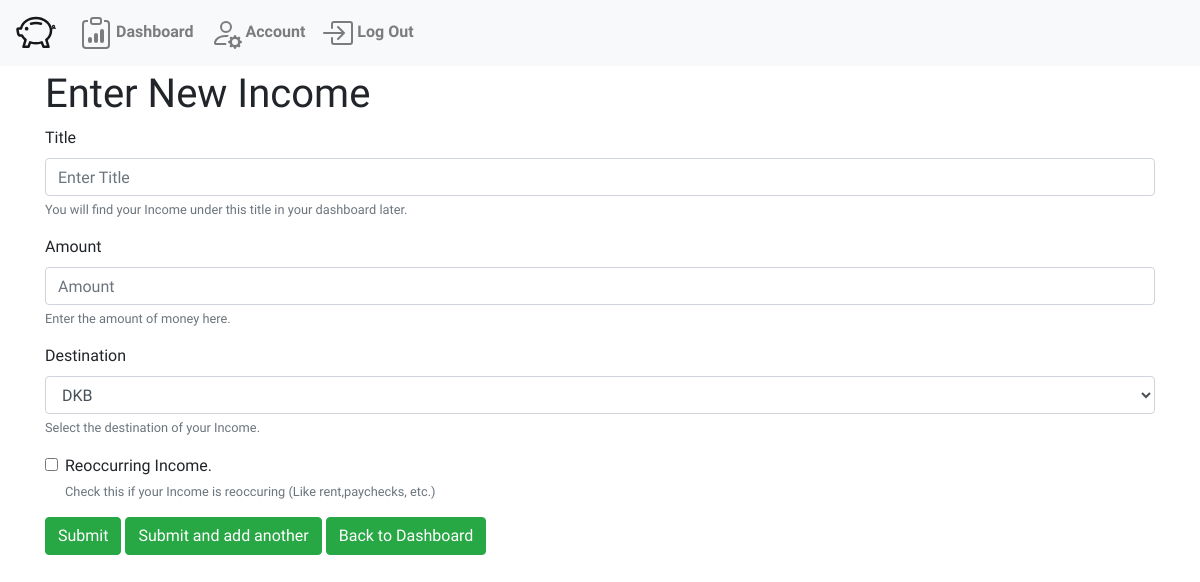
The app's page /incomeForm (signed in), older data.
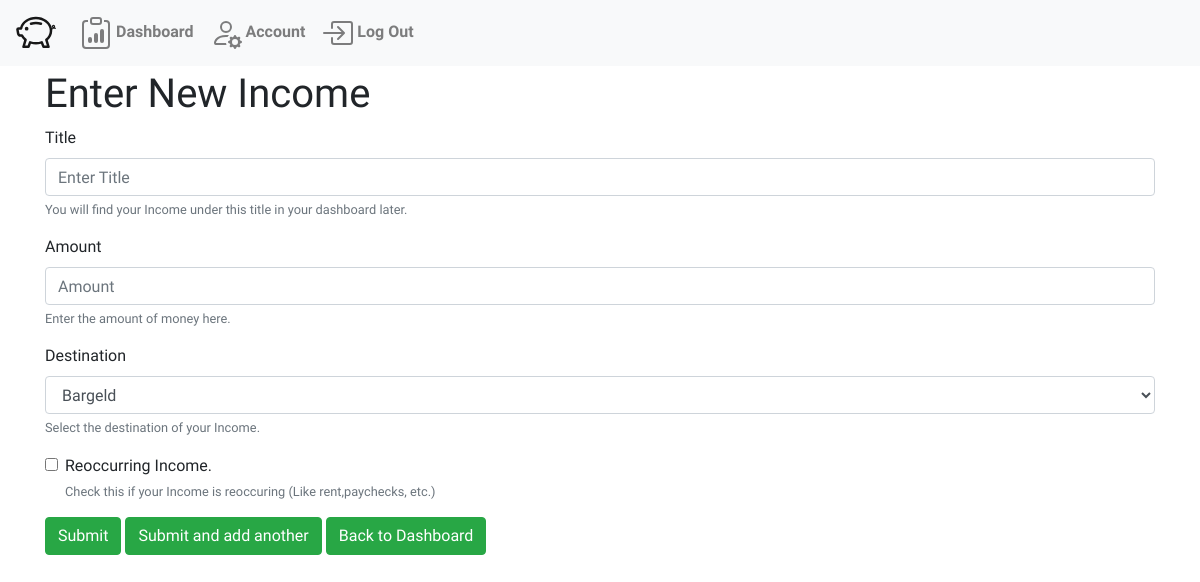
The same page, newer data.
### WalletWise/models.py (models this page shows, shortened)
class Funds(models.Model):
    budget = models.ForeignKey("MonthBudget",related_name="funds", on_delete=models.CASCADE)
    title = models.CharField(max_length=64)
    amount = models.DecimalField(decimal_places=2, max_digits=20)
    defaultOwner = models.ForeignKey("User", related_name="defaultFunds", on_delete=models.DO_NOTHING, default=None, null=True)

### WalletWise/views.py (the view)
# urls.py: path("incomeForm", views.incomeForm, name="incomeForm"),
def incomeForm(request):
    user = request.user
    budget= MonthBudget.objects.filter(dashboard__owner=user, date__month=datetime.datetime.now().month)[0]
    opennedBefore = user.dashboard.openned_before
    balances = list(Funds.objects.filter(budget=budget))
    try:
        defaultFund = user.defaultFunds.all()[0]
        balances.remove(defaultFund)
    except IndexError:
        defaultFund = "No Default"
    return render(request, "WalletWise/fundsChangeForm.html", {
        "formType" : "Income",
        "opennedBefore" : opennedBefore,
        "balances" : balances,
        "defaultFund" : defaultFund
    })

### WalletWise/templates/WalletWise/fundsChangeForm.html (shortened to what this page needs)
{% extends "WalletWise/layout.html" %}
{% block body %}
<div class="container">
    <h1>Enter New {{formType}}</h1>
    <form method="post" action="{% url 'fundsChangeForm' %}">
        <div class="form-group">
            <label for="title">Title</label>
            <input type="text" class="form-control" id="title" name="title" aria-describedby="titleHelp" placeholder="Enter Title" required title="Please enter a Title">
            <small id="titlelHelp" class="form-text text-muted">You will find your {{formType}} under this title in your dashboard later.</small>
        </div>
        <div class="form-group">
            <label for="amount">Amount</label>
            <input type="number" class="form-control" id="amount" name="amount" aria-describedby="amountHelp" placeholder="Amount" required title="Please enter an Amount" step="0.01" >
            <small id="amountHelp" class="form-text text-muted">Enter the amount of money here.</small>
        </div>
        <div class="form-group">
            <label for="destination">Destination</label>
            <select class="form-select form-control" id="destination" name="destination" aria-describedby="destinationHelp" aria-label="Default select example" required title="Please select a destination">
                {% if defaultFund == "No Default" %}
                    <option selected>Select Destination</option>
                {% else %}
                    <option selected value={{defaultFund.id}}>{{defaultFund.title}}</option>
                {% endif %}
            </select>
            <small id="destinationHelp" class="form-text text-muted">Select the destination of your {{formType}}.</small>
        </div>
        <div class="form-group form-check">
            <input class="form-check-input" type="checkbox" id="reoccuring" name="reoccuring" aria-describedby="reoccuringHelp">
            <label class="form-check-label" for="reoccuring">
                Reoccurring {{formType}}.
            </label>
            <small id="reoccuringHelp" class="form-text text-muted">Check this if your {{formType}} is reoccuring (Like rent,paychecks, etc.)</small>
        </div>
        <button type="submit" class="btn btn-success" name="action" value="submit">Submit</button>
        <button type="submit" class="btn btn-success" name="action" value="redo">Submit and add another</button>
        <a href="{% url 'dashboard' %}">
            <button class="btn btn-success" type="button">Back to Dashboard</button>
        </a>
    </form>
</div>
{% endblock %}

Row changes from the older to the newer data that the page shows:
no longer on this page (row edited): Funds: destination "DKB"
now on this page (row edited): Funds: destination "Bargeld"
